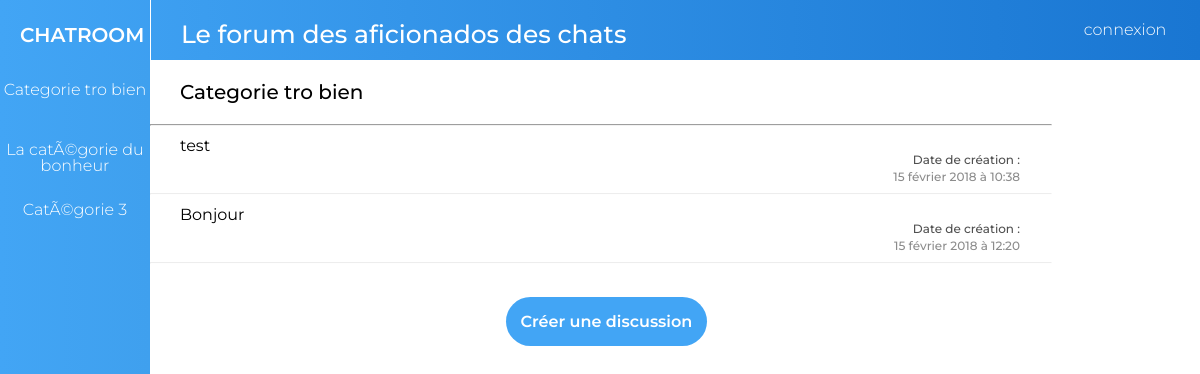
The app's page /category.php?category=1 with its own data.
### tables this page shows
CREATE TABLE IF NOT EXISTS `categories` (
  `category_id` int(11) NOT NULL AUTO_INCREMENT,
  `name` varchar(30) NOT NULL,
  PRIMARY KEY (`category_id`)
);

CREATE TABLE IF NOT EXISTS `topics` (
  `topic_id` int(11) NOT NULL AUTO_INCREMENT,
  `category_id` int(11) NOT NULL,
  `subject` varchar(255) NOT NULL,
  `date` datetime DEFAULT CURRENT_TIMESTAMP,
  PRIMARY KEY (`topic_id`),
  KEY `topicsTOcategoriesID` (`category_id`)
);

### category.php (the view, shortened to what this page needs)
<?php
include('layouts/header.php');
$query = "SELECT
    `categories`.`category_id`,
    `categories`.`name`
    FROM
    `categories`
    WHERE
    `category_id` = :id
    ;
    ";
$stmt = $conn->prepare($query);
$stmt->bindValue(':id', $_GET['category']);
$stmt->execute();
$row = $stmt->fetch(PDO::FETCH_ASSOC);
$category_id = $row['category_id'];
$category_name = $row['name'];
?>
    <section class="container">
<?php include('navigation.php'); ?>
    <section class="discussions_container">
        <h3 class="section_title"><?= $category_name ?></h3>
        <hr class="main_line">
        <?php
        $query_topics = "SELECT
          `topics`.`topic_id`,
          `topics`.`category_id`,
          `topics`.`subject`,
          `topics`.`date`
          FROM
          `topics`;
          ";
        $allTopicsQuery = $conn->prepare($query_topics);
        $allTopicsQuery->execute();
        while (false !== $row = $allTopicsQuery->fetch(PDO::FETCH_ASSOC)) {
            $topicId = $row['topic_id'];
            $topicSubject = $row['subject'];
            $topicCategoryId = $row['category_id'];
            if ($category_id === $topicCategoryId) {
                ?>
                <a href="topic.php?topic=<?= $topicId ?>" class="links">
                    <div class="item_box">
                        <h3 class="item_text"><?= $topicSubject ?></h3>
                        <?php
                        $timestamp = strtotime($row["date"]);
                        $mois_fr = Array("", "janvier", "février", "mars", "avril", "mai", "juin", "juillet", "août", "septembre", "octobre", "novembre", "décembre");
                        list($nom_jour, $jour, $mois, $annee, $heure, $minute, $seconde) = explode('/', date("w/d/n/Y/H/i/s", $timestamp)); ?>
                        <p class="additional_info_title">Date de création :</p>
                        <p class="additional_info_detail"><?= $jour . ' ' . $mois_fr[$mois] . ' ' . $annee . ' ' ?>
                            à<?= ' ' . $heure . ':' . $minute?></p>
                        <hr class="secondary_line">
                    </div>
                </a>
                <?php
            }
        }
        ?>
        <div class="btn_container">
            <a href="topic-add.php?category=<?=$category_id?>" class="button_action">Créer une discussion</a>
        </div>
    </section>
    </section>
<?php include('layouts/footer.php') ?>

### navigation.php
<div class="navigation_container">
    <ul>
        <?php
        $query_categories = "SELECT
          `categories`.`category_id`,
          `categories`.`name`
          FROM
          `categories`;
          ";
        $allCategoriesQuery = $conn->prepare($query_categories);
        $allCategoriesQuery->execute();
        while (false !== $row = $allCategoriesQuery->fetch(PDO::FETCH_ASSOC)) {
            $categoryId = $row['category_id'];
            $categoryName = $row['name'];
            ?>
            <li class="navigation_items">
                <a class="navigation_links" href="category.php?category=<?=$categoryId?>">
                    <p class="navigation_links_title"><?=$categoryName?></p>
                </a>
            </li>
            <?php
        }
        ?>
    </ul>
</div>

### ressources/css/style.css (style rules this page uses)
.navigation_container { width: 12.5vw; background: linear-gradient(to right, #42A5F5, #3fa0ee); height: calc(100vh - 60px); }
.navigation_items { height: 60px; transition: 0.2s ease }
.navigation_links { color: white; width: 100%; height: 100%; text-decoration: none; font-family: 'Montserrat', sans-serif; font-weight: 300; text-align: center; right: 0; width: 12.5vw; vertical-align: middle; }
.navigation_links_title { padding-top: 22px; }
.container { height: calc(100vh-60px) ; overflow-y: scroll !important; width: 100%; display: flex; }
.section_title { font-family: 'Montserrat', sans-serif; font-size: 20px; font-weight: 500; padding-top: 22px; padding-left: 30px; padding-bottom: 22px }
.main_line { width: 75vw; margin: 0 !important; border-color: rgb(242, 242, 242) }
.item_box { width: 75vw; transition: 0.2s ease; }
.item_text { font-family: 'Montserrat', sans-serif; font-weight: 400; padding-left: 30px; padding-top: 12px; font-size: 16px; color: black; width: 57vw; }
.links { text-decoration: none; transition: 0.2s ease; }
.additional_info_title { font-family: 'Montserrat', sans-serif; font-weight: 500; padding-right: 30px; font-size: 12px; color: rgb(80, 80, 80); margin-bottom: 5px; text-align: right; }
.additional_info_detail { font-family: 'Montserrat', sans-serif; font-weight: 500; padding-right: 30px; font-size: 12px; color: rgb(140, 140, 140); padding-bottom: 10px; text-align: right; }
.secondary_line { width: 75vw; margin: 0; border-color: rgb(254, 254, 254); opacity: 0.2; }
.btn_container { margin-top: 50px; }
.button_action { text-decoration: none; color:white ; background-color: #42A5F5; padding:15px 15px; font-family: montserrat; font-weight: 600; border-radius: 1000px; margin-left: calc(50% - 95.5px); }

### records on screen
categories: name "Categorie tro bien"
categories: name "La catÃ©gorie du bonheur"
categories: name "CatÃ©gorie 3"
topics: subject "test", jour "15", mois "février", annee "2018", heure "10", minute "38"
topics: subject "Bonjour", jour "15", mois "février", annee "2018", heure "12", minute "20"
